Frame 1 (no input): blank canvas, image omitted
Frame 60 (no input): blank canvas, image omitted
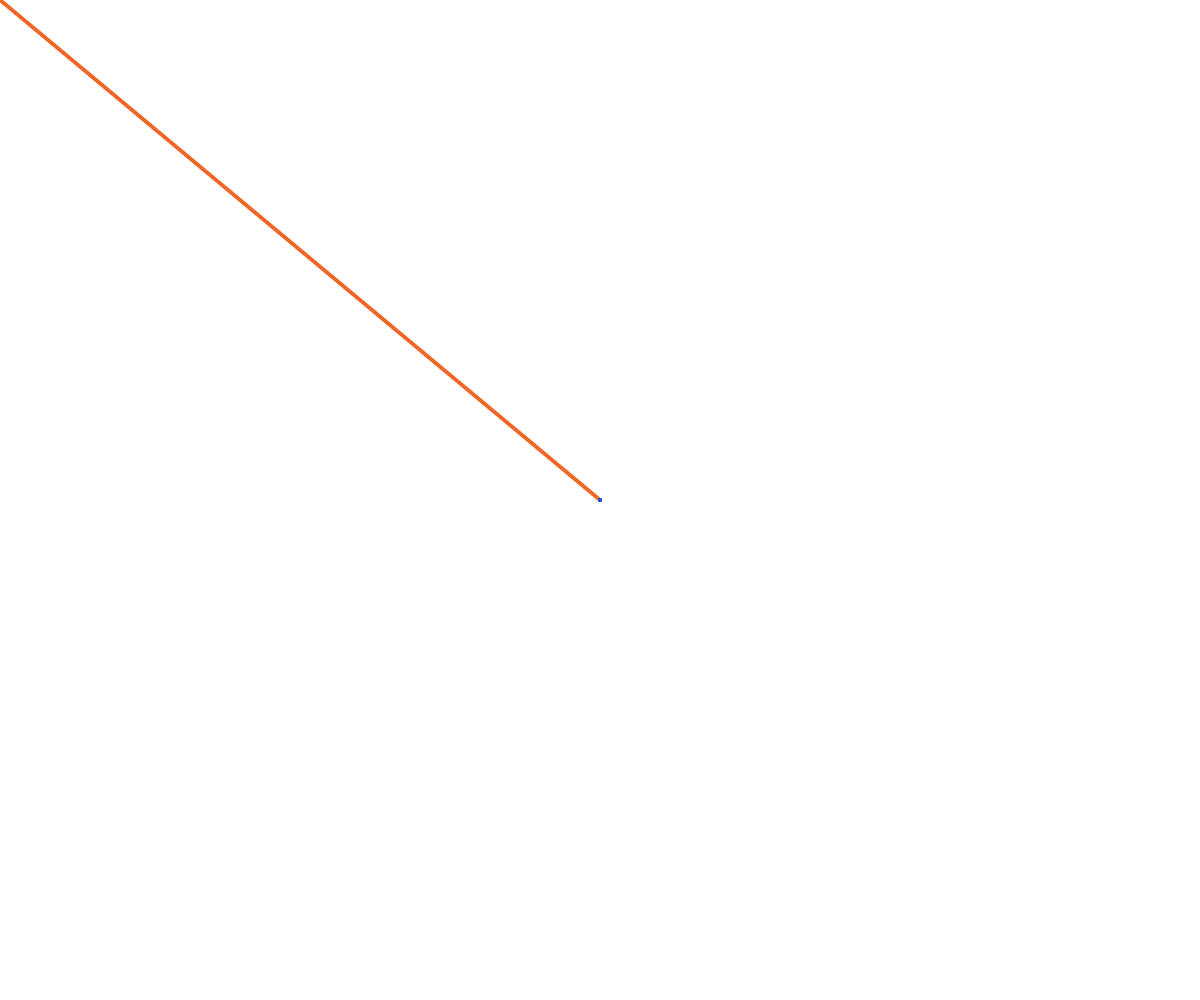
Frame 120 (the mouse pressed at the canvas centre since frame 60)

The p5.js sketch whose frames 1 and 60 were blank and that drew this single picture after the mouse press (run headless with seeded random() and noise() and a simulated clock; from frame 60 on, the mouse is pressed at the canvas centre):

// p5.js sketch
// ── sketch.js
let col={
  r:0,
  g:0,
  b:0,
}

function setup() {
  createCanvas(windowWidth, windowHeight);
}

function draw() {
  col.r=random(0,255);
  col.g=random(0,255);
  col.b=random(0,255);

  stroke(col.r, col.g, col.b);
  strokeWeight(4);
  if (mouseIsPressed === true) {
    line(mouseX, mouseY, pmouseX, pmouseY);
  }


}
